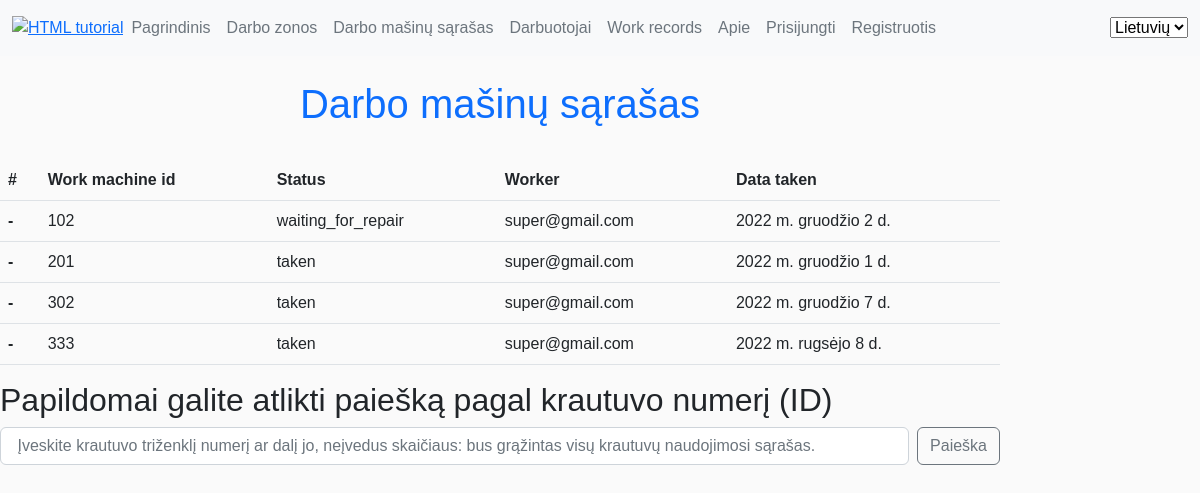
Before: /lm/working_machines_list/ with the older database file.
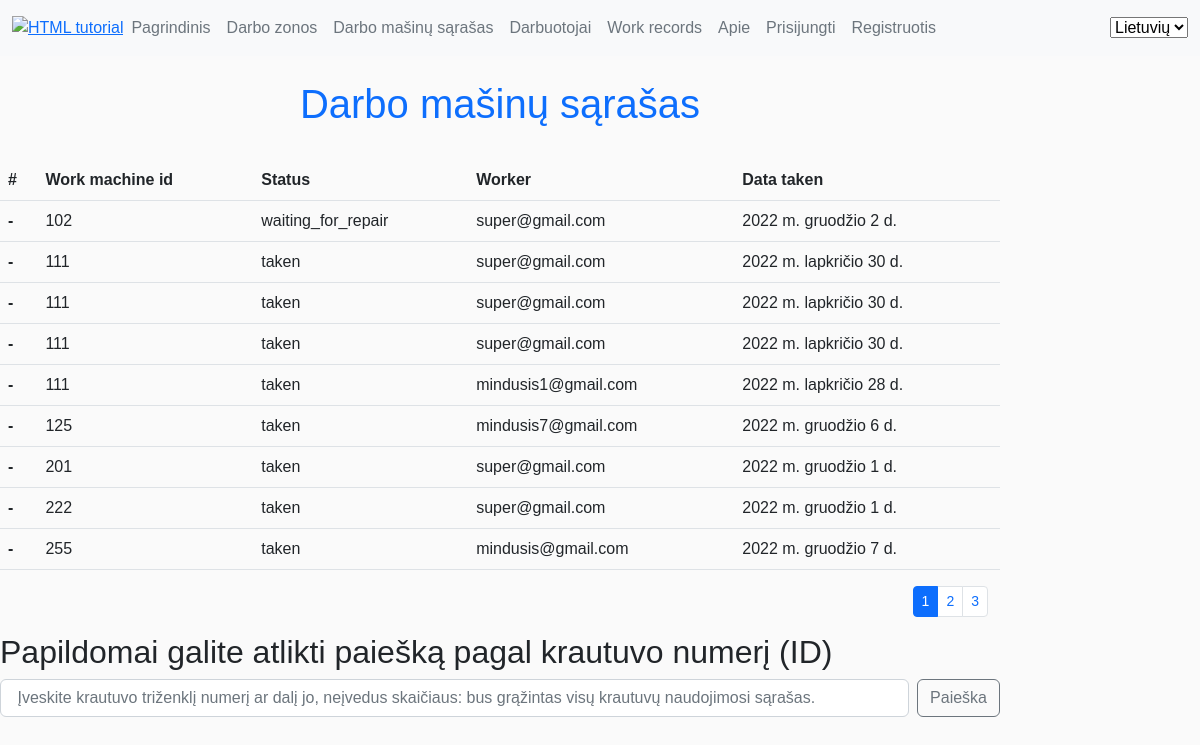
After: the same page with the newer database file.
### lm/models.py (models this page shows, shortened)
class Krautuvas(models.Model):
    krautuvo_id = models.IntegerField(_('Vechiles ID "3 digits"'), help_text='krautuvo numeris', unique=False)
    data_taken = models.DateField(_('Date when vechiles was taken'), help_text='kada krautuvas paiimtas', null=True, blank=True)
    darbuotojas = models.ForeignKey('MyUser',null=True, on_delete=models.SET_NULL,blank=True)
    LOAN_STATUS = (
        (_('ready'), _('ready')),
        ('taken', 'taken'),
        ('waiting_for_repair', 'waiting_for_repair'),
        ('repairing', 'repairing')
    )
    status = models.CharField(_('Status'), max_length=30, choices=LOAN_STATUS, default='taken', help_text='Status', null=True, blank=True)
    notes_choices = (
        ('aukstas', 'aukstas'),
        ('vidutinis', 'vidutinis'),
        ('zemas', 'zemas'),
        ('be pastebejimu', 'be pastebejimu'))
    note_type = models.CharField(_('Importance of the notes'), help_text='Rasto gedimo/pastabos svarba', max_length=40, choices=notes_choices, default='be pastebejimu',
                                 null=True, blank=True)
    notes = HTMLField(help_text='labai svarbu pamineti ir smulkiausius gedimus, dekojame.', null=True, blank=True)
    class Meta:
        ordering = ['krautuvo_id']
        verbose_name = _("Vehicle")
        verbose_name_plural = _("Vehicles")

class MyUser(AbstractBaseUser):
    email = models.EmailField(
        verbose_name='email address',
        max_length=255,
        unique=True,
    )
    date_of_birth = models.DateField(null=True, blank=True,)
    is_active = models.BooleanField(default=True)
    is_admin = models.BooleanField(default=False)
    objects = MyUserManager()
    USERNAME_FIELD = 'email'
    picker_code = models.CharField(_('Piker code'),help_text='rinkejo_kodas', max_length=3, unique=True)
    first_name = models.CharField(_('First name'),help_text='Vardas', max_length=80)
    last_name = models.CharField(_('Last name'),help_text='Pavardė', max_length=80)
    working_zone = models.ForeignKey('Darbo_zona_sandelyje',null=True, on_delete=models.SET_NULL)
    working_department_choices = (
        ('Vilniaus apsk', 'Vilniaus apsk'),
        ('Vilniaus regioninis sandėlys', 'Vilniaus regioninis sandėlys'),
        ('Kauno apsk', 'Kauno apsk'),
        ('Kauno regioninis sandėlys', 'Kauno regioninis sandėlys'),
        ('Klaipėdos apsk', 'Klaipėdos apsk'),
    )
    working_department = models.CharField(_('Working disctric or logistic warehouse'),max_length=80, choices=working_department_choices, default='Kauno regioninis sandėlys',
                                help_text='Kurioje (-iame) apskrityje/logistikos sandėlyje dirbate', blank=True)
    position_choices = (
        ('grupes vadovas','grupes vadovas'),
        ('grupes vadovo asistentas', 'grupes vadovo asistentas'),
        ('grupes vadovo asistentas', 'grupes vadovo asistentas'),
        ('prekiu komplektuotojas', 'prekiu komplektuotojas'))
    position = models.CharField(_('Working position'),max_length=80, choices=position_choices, default='prekiu komplektuotojas', help_text='Darbuotojo pareigos',blank=True)
    photo = models.ImageField(help_text='Darbuotojo foto arba avataras', upload_to='profile_pics', null=True, blank=True, default='default.png')
    working_since = models.DateField(_('Working since'),help_text='Darbo pradžia LIDL imoneje', null=True, blank=True)
    class Meta:
        ordering = ['last_name', 'first_name']
        verbose_name = _("Worker")
        verbose_name_plural = _("Workers")
    def __str__(self):
        return self.email

### lm/views.py (the view)
# urls.py: path('working_machines_list/', views.working_machines_list, name='working_machines_list'),
def working_machines_list(request):
    paginator = Paginator(Krautuvas.objects.all(), 9)
    page_number = request.GET.get('page')
    paged_working_machines_list = paginator.get_page(page_number)
    context = {
        'working_machines_list': paged_working_machines_list
    }
    return render(request, 'lm/working_machines_list.html', context=context)

### lm/templates/lm/working_machines_list.html (shortened to what this page needs)
{% extends 'base.html' %}
{% load i18n %}
{% load static %}
{% block content %}
<h1 class="p-4 text-primary d-flex justify-content-center">{% trans "Working machine list" %} </h1>
<table class="table ">
  <thead>
    <tr>
      <th scope="col">#</th>
      <th scope="col">Work machine id</th>
      <th scope="col">Status</th>
      <th scope="col">Worker</th>
      <th scope="col">Data taken</th>
    </tr>
  </thead>
  {% for krautuvas in working_machines_list %}
  <tbody>
    <tr>
      <th scope="row">-</th>
      <td>{{krautuvas.krautuvo_id}}</td>
      <td>{{krautuvas.status}}</td>
      <td>{{krautuvas.darbuotojas}}</td>
      <td>{{krautuvas.data_taken}}</td>
    </tr>
  </tbody>
   {% endfor %}
</table>
<div class="container">
  <nav aria-label="...">
    {% if working_machines_list.has_other_pages %}
    <ul class="pagination pagination-sm justify-content-end">
      {% for i in working_machines_list.paginator.page_range %}
        {% if working_machines_list.number == i %}
      <li class="page-item active">
        <a class="page-link">{{i}}</a>
      </li>
      {% else %}
      <li class="page-item">
        <a class="page-link" href="?page={{i}}">{{ i }}</a>
      </li>
      {% endif %}
      {% endfor %}
    </ul>
    {% endif %}
  </nav>
</div>
<div>
  <h2> Papildomai galite atlikti paiešką pagal krautuvo numerį (ID)</h2>
 <form class="d-flex" role="search" action="{% url 'search' %}" method="get">
    <input class="form-control me-2" name="query" type="search" placeholder=" Įveskite krautuvo triženklį numerį ar dalį jo, neįvedus skaičiaus: bus grąžintas visų krautuvų naudojimosi sąrašas." aria-label="Search">
    <button class="btn btn-outline-secondary" type="submit">{% trans "Search" %}</button>
</form>
</div>
{% endblock %}

Changed rows visible on the page:
no longer on this page (row unchanged): Krautuvas: krautuvo_id "302", status "taken", darbuotojas "super@gmail.com", data_taken "2022 m. gruodžio 7 d."
no longer on this page (row edited): Krautuvas: krautuvo_id "333", status "taken", darbuotojas "super@gmail.com", data_taken "2022 m. rugsėjo 8 d."
added Krautuvas: krautuvo_id "111", status "taken", darbuotojas "super@gmail.com", data_taken "2022 m. lapkričio 30 d."
added Krautuvas: krautuvo_id "111", status "taken", darbuotojas "super@gmail.com", data_taken "2022 m. lapkričio 30 d."
added Krautuvas: krautuvo_id "111", status "taken", darbuotojas "super@gmail.com", data_taken "2022 m. lapkričio 30 d."
added Krautuvas: krautuvo_id "111", status "taken", darbuotojas "mindusis1@gmail.com", data_taken "2022 m. lapkričio 28 d."
added Krautuvas: krautuvo_id "125", status "taken", darbuotojas "mindusis7@gmail.com", data_taken "2022 m. gruodžio 6 d."
added Krautuvas: krautuvo_id "222", status "taken", darbuotojas "super@gmail.com", data_taken "2022 m. gruodžio 1 d."
added Krautuvas: krautuvo_id "255", status "taken", darbuotojas "mindusis@gmail.com", data_taken "2022 m. gruodžio 7 d."
Other visible differences:
new list line: "1"
new list line: "2"
new list line: "3"
